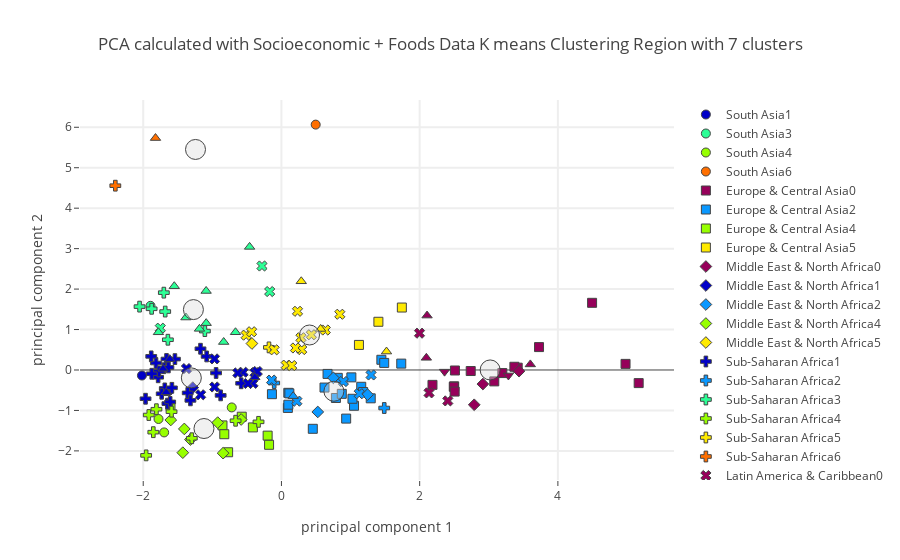

Write notebook code for a chart like this one.
### Code cell
plot_plotly(socio_pca_dropped_df,"Region",region_centers_socio,7, "Socioeconomic + Foods",'')

### Figure 1 — Plotly figure (JSON) as saved in the notebook; plotly's stock layout.template omitted (floating-point values rounded to 4 significant figures)
{"data": [{"marker": {"color": "rgb(150,0,90)", "line": {"width": 1}, "size": 9, "symbol": 0}, "mode": "markers", "name": "South Asia0", "text": [], "type": "scatter", "uid": "b3ecc7e2-623b-4798-89b3-3b73c2ab2a1a", "x": [], "y": []}, {"marker": {"color": "rgb(0,0,200)", "line": {"width": 1}, "size": 9, "symbol": 0}, "mode": "markers", "name": "South Asia1", "text": ["Bangladesh", "India"], "type": "scatter", "uid": "570b67a4-9c94-4ab9-974d-591d2f9f78dd", "x": [-2.018, -1.634], "y": [-0.1371, -0.5239]}, {"marker": {"color": "rgb(10,152,255)", "line": {"width": 1}, "size": 9, "symbol": 0}, "mode": "markers", "name": "South Asia2", "text": [], "type": "scatter", "uid": "bc9b2733-1ea5-489b-86ff-163ee2c3d5b7", "x": [], "y": []}, {"marker": {"color": "rgb(44,255,150)", "line": {"width": 1}, "size": 9, "symbol": 0}, "mode": "markers", "name": "South Asia3", "text": ["Sri Lanka"], "type": "scatter", "uid": "86657b59-0d6f-4586-9db9-cef4196114d8", "x": [-1.894], "y": [1.586]}, {"marker": {"color": "rgb(151,255,0)", "line": {"width": 1}, "size": 9, "symbol": 0}, "mode": "markers", "name": "South Asia4", "text": ["Afghanistan", "Nepal", "Pakistan"], "type": "scatter", "uid": "d20d72ee-058e-46f7-af58-f90d147f4139", "x": [-1.697, -1.779, -0.7191], "y": [-1.543, -1.212, -0.9256]}, {"marker": {"color": "rgb(255,234,0)", "line": {"width": 1}, "size": 9, "symbol": 0}, "mode": "markers", "name": "South Asia5", "text": [], "type": "scatter", "uid": "90071fcd-d55d-4e04-aab4-8c62aba54b50", "x": [], "y": []}, {"marker": {"color": "rgb(255,111,0)", "line": {"width": 1}, "size": 9, "symbol": 0}, "mode": "markers", "name": "South Asia6", "text": ["Maldives"], "type": "scatter", "uid": "c3e95e7b-b511-44ef-9f12-2d6568e4d18b", "x": [0.4958], "y": [6.065]}, {"marker": {"color": "rgb(150,0,90)", "line": {"width": 1}, "size": 9, "symbol": 1}, "mode": "markers", "name": "Europe & Central Asia0", "text": ["Austria", "Belgium", "Denmark", "Finland", "France", "Germany", "Iceland", "Ireland", "Luxembourg", "Netherlands", "Norway", "Sweden", "Switzerland", "United Kingdom"], "type": "scatter", "uid": "3486b46a-bc82-473e-822f-bdd7f222413c", "x": [2.499, 5.169, 2.739, 3.08, 2.51, 2.494, 4.495, 2.506, 4.979, 3.419, 3.727, 3.371, 3.196, 2.185], "y": [-0.4041, -0.3243, -0.0258, -0.2819, -0.01235, -0.4146, 1.66, -0.5334, 0.1507, 0.0571, 0.5664, 0.07984, -0.07609, -0.3679]}, {"marker": {"color": "rgb(0,0,200)", "line": {"width": 1}, "size": 9, "symbol": 1}, "mode": "markers", "name": "Europe & Central Asia1", "text": [], "type": "scatter", "uid": "72d9797e-bdee-490b-95c8-049944692098", "x": [], "y": []}, {"marker": {"color": "rgb(10,152,255)", "line": {"width": 1}, "size": 9, "symbol": 1}, "mode": "markers", "name": "Europe & Central Asia2", "text": ["Albania", "Armenia", "Belarus", "Bulgaria", "Croatia", "Czechia", "Estonia", "Greece", "Hungary", "Italy", "Kazakhstan", "Latvia", "Lithuania", "Montenegro", "Poland", "Romania", "Russian Federation", "Serbia", "Slovakia", "Slovenia", "Ukraine"], "type": "scatter", "uid": "f31faca4-08c1-4083-9aec-76d864b04184", "x": [0.9365, 0.09279, 1.012, 0.1, 0.6674, 1.155, 1.05, 1.446, 0.6233, 1.487, 1.028, 0.8152, 1.734, 1.292, 0.7881, 0.4538, 0.8732, -0.1376, 0.0993, 1.182, 0.1144], "y": [-1.202, -0.9383, -0.1822, -0.8579, -0.09693, -0.4149, -0.8846, 0.2527, -0.4345, 0.1751, -0.7117, -0.1941, 0.1574, -0.7003, -0.6921, -1.454, -0.5896, -0.5981, -0.5645, -0.5447, -0.5779]}, {"marker": {"color": "rgb(44,255,150)", "line": {"width": 1}, "size": 9, "symbol": 1}, "mode": "markers", "name": "Europe & Central Asia3", "text": [], "type": "scatter", "uid": "c8507f58-e66f-4ade-bc3b-d03da74f2a88", "x": [], "y": []}, {"marker": {"color": "rgb(151,255,0)", "line": {"width": 1}, "size": 9, "symbol": 1}, "mode": "markers", "name": "Europe & Central Asia4", "text": ["Azerbaijan", "Bosnia and Herzegovina", "Georgia", "Kyrgyzstan", "Tajikistan", "Turkey", "Turkmenistan", "Uzbekistan"], "type": "scatter", "uid": "d2cb93d1-ff13-41ce-865d-aa932a253f7f", "x": [-0.7716, -0.5742, -0.8532, -0.4132, -1.605, -0.1997, -0.1789, -0.8269], "y": [-2.033, -1.155, -1.37, -1.42, -0.8857, -1.623, -1.849, -1.588]}, {"marker": {"color": "rgb(255,234,0)", "line": {"width": 1}, "size": 9, "symbol": 1}, "mode": "markers", "name": "Europe & Central Asia5", "text": ["Cyprus", "Portugal", "Spain"], "type": "scatter", "uid": "26c48e67-fa6f-470a-9972-f124f224f5d9", "x": [1.121, 1.403, 1.742], "y": [0.6197, 1.192, 1.544]}, {"marker": {"color": "rgb(255,111,0)", "line": {"width": 1}, "size": 9, "symbol": 1}, "mode": "markers", "name": "Europe & Central Asia6", "text": [], "type": "scatter", "uid": "90800f99-fb09-464e-b707-1c8eef5ff8a6", "x": [], "y": []}, {"marker": {"color": "rgb(150,0,90)", "line": {"width": 1}, "size": 9, "symbol": 2}, "mode": "markers", "name": "Middle East & North Africa0", "text": ["Israel", "Kuwait", "Malta"], "type": "scatter", "uid": "ea7e285c-f334-4e6b-8540-1451e08008f0", "x": [2.915, 2.789, 3.438], "y": [-0.3477, -0.8598, -0.02945]}, {"marker": {"color": "rgb(0,0,200)", "line": {"width": 1}, "size": 9, "symbol": 2}, "mode": "markers", "name": "Middle East & North Africa1", "text": ["Tunisia"], "type": "scatter", "uid": "eb936bcc-b522-4dd1-b605-4f6a6c9b888e", "x": [-1.283], "y": [-0.4353]}, {"marker": {"color": "rgb(10,152,255)", "line": {"width": 1}, "size": 9, "symbol": 2}, "mode": "markers", "name": "Middle East & North Africa2", "text": ["Oman", "Saudi Arabia", "United Arab Emirates"], "type": "scatter", "uid": "37848d84-785d-4504-ba1d-f15e5ae50057", "x": [0.7516, 0.5257, 1.246], "y": [-0.1935, -1.038, -0.6096]}, {"marker": {"color": "rgb(44,255,150)", "line": {"width": 1}, "size": 9, "symbol": 2}, "mode": "markers", "name": "Middle East & North Africa3", "text": [], "type": "scatter", "uid": "d6ee0639-ba87-4149-82fd-a6efe998b056", "x": [], "y": []}, {"marker": {"color": "rgb(151,255,0)", "line": {"width": 1}, "size": 9, "symbol": 2}, "mode": "markers", "name": "Middle East & North Africa4", "text": ["Algeria", "Egypt", "Iran (Islamic Republic of)", "Iraq", "Jordan", "Morocco", "Yemen"], "type": "scatter", "uid": "939f1770-64b3-44a9-ae56-14d42a01a34a", "x": [-0.8441, -1.427, -0.9224, -1.405, -0.5828, -1.317, -1.601], "y": [-2.056, -2.044, -1.301, -1.457, -1.224, -1.719, -1.236]}, {"marker": {"color": "rgb(255,234,0)", "line": {"width": 1}, "size": 9, "symbol": 2}, "mode": "markers", "name": "Middle East & North Africa5", "text": ["Lebanon"], "type": "scatter", "uid": "1a0f1a43-890b-42a9-85ef-7cd7d4303633", "x": [-0.4267], "y": [0.6543]}, {"marker": {"color": "rgb(255,111,0)", "line": {"width": 1}, "size": 9, "symbol": 2}, "mode": "markers", "name": "Middle East & North Africa6", "text": [], "type": "scatter", "uid": "591865f1-cd85-44b2-8bf9-6869231bcce0", "x": [], "y": []}, {"marker": {"color": "rgb(150,0,90)", "line": {"width": 1}, "size": 9, "symbol": 3}, "mode": "markers", "name": "Sub-Saharan Africa0", "text": [], "type": "scatter", "uid": "028418eb-3089-4e75-8439-69c5cb14f1bd", "x": [], "y": []}, {"marker": {"color": "rgb(0,0,200)", "line": {"width": 1}, "size": 9, "symbol": 3}, "mode": "markers", "name": "Sub-Saharan Africa1", "text": ["Angola", "Benin", "Botswana", "Cabo Verde", "Cameroon", "Central African Republic", "Gambia", "Guinea", "Guinea-Bissau", "Kenya", "Liberia", "Madagascar", "Malawi", "Mozambique", "Namibia", "Nigeria", "Senegal", "Eswatini", "Togo", "United Republic of Tanzania", "Zambia", "Zimbabwe"], "type": "scatter", "uid": "c3a1de71-20e3-4e18-ac97-b194bda79562", "x": [-1.082, -1.541, -0.8796, -0.5825, -1.663, -1.171, -1.65, -1.784, -1.815, -1.356, -1.7, -1.688, -1.967, -1.772, -0.9454, -1.884, -1.585, -1.317, -1.877, -1.635, -1.733, -1.61], "y": [0.3348, 0.2693, -0.6274, -0.3287, 0.2718, 0.5252, -0.8311, -0.1804, 0.1723, -0.5668, 0.04394, -0.4558, -0.7106, -0.03611, -0.07411, 0.3372, -0.4406, -0.7509, -0.09294, 0.06345, -0.5874, -0.7892]}, {"marker": {"color": "rgb(10,152,255)", "line": {"width": 1}, "size": 9, "symbol": 3}, "mode": "markers", "name": "Sub-Saharan Africa2", "text": ["Mauritius", "Sudan"], "type": "scatter", "uid": "7117436a-cd30-4743-9788-e653a3f81039", "x": [-0.1048, 1.487], "y": [-0.3221, -0.94]}, {"marker": {"color": "rgb(44,255,150)", "line": {"width": 1}, "size": 9, "symbol": 3}, "mode": "markers", "name": "Sub-Saharan Africa3", "text": ["Congo (note no data in Food suppley tables for DRC)", "CÃƒÂ´te d'Ivoire", "Ghana", "Rwanda", "Sierra Leone", "Uganda"], "type": "scatter", "uid": "e5e4f380-fdbb-48b9-9297-fa6c0b553536", "x": [-1.108, -2.053, -1.702, -1.878, -1.643, -1.682], "y": [0.9615, 1.566, 1.912, 1.513, 0.7478, 1.444]}, {"marker": {"color": "rgb(151,255,0)", "line": {"width": 1}, "size": 9, "symbol": 3}, "mode": "markers", "name": "Sub-Saharan Africa4", "text": ["Burkina Faso", "Chad", "Ethiopia", "Lesotho", "Mali", "Mauritania", "Niger", "South Africa"], "type": "scatter", "uid": "39ad2978-c614-43fd-8ee7-ac8ba2fb364d", "x": [-1.854, -1.809, -1.92, -1.958, -1.297, -0.6634, -1.59, -0.3317], "y": [-1.537, -0.97, -1.113, -2.111, -1.688, -1.255, -1.03, -1.282]}, {"marker": {"color": "rgb(255,234,0)", "line": {"width": 1}, "size": 9, "symbol": 3}, "mode": "markers", "name": "Sub-Saharan Africa5", "text": ["Gabon"], "type": "scatter", "uid": "79b3c381-0f14-43b2-8c10-572c012b5f4b", "x": [-0.1806], "y": [0.5589]}, {"marker": {"color": "rgb(255,111,0)", "line": {"width": 1}, "size": 9, "symbol": 3}, "mode": "markers", "name": "Sub-Saharan Africa6", "text": ["Sao Tome and Principe"], "type": "scatter", "uid": "592b1f0a-fcbf-4e74-891b-ea53fb08fe56", "x": [-2.404], "y": [4.556]}, {"marker": {"color": "rgb(150,0,90)", "line": {"width": 1}, "size": 9, "symbol": 4}, "mode": "markers", "name": "Latin America & Caribbean0", "text": ["Argentina", "Bahamas", "Uruguay"], "type": "scatter", "uid": "837ec2fe-e5b0-4d46-b37f-3605ca13766d", "x": [2.136, 1.998, 2.407], "y": [-0.5656, 0.9095, -0.7645]}, {"marker": {"color": "rgb(0,0,200)", "line": {"width": 1}, "size": 9, "symbol": 4}, "mode": "markers", "name": "Latin America & Caribbean1", "text": ["Belize", "Bolivia (Plurinational State of)", "Cuba", "El Salvador", "Guatemala", "Guyana", "Honduras", "Nicaragua", "Peru", "Suriname"], "type": "scatter", "uid": "248cd2c4-ac4e-4a06-9367-3a4849a8f3f6", "x": [-0.5541, -0.4103, -0.4839, -0.9683, -1.375, -0.3831, -0.9662, -1.169, -0.6306, -0.3493], "y": [-0.05601, -0.3301, -0.3338, 0.2742, 0.03483, -0.06744, -0.42, -0.6127, -0.07271, -0.03713]}, {"marker": {"color": "rgb(10,152,255)", "line": {"width": 1}, "size": 9, "symbol": 4}, "mode": "markers", "name": "Latin America & Caribbean2", "text": ["Brazil", "Chile", "Mexico", "Paraguay", "Venezuela (Bolivarian Republic of)"], "type": "scatter", "uid": "5fc07975-d5fd-4f23-a16e-726bd9e897e3", "x": [1.297, 1.126, 0.2231, -0.1425, 0.8962], "y": [-0.123, -0.5868, -0.7706, -0.2492, -0.2852]}, {"marker": {"color": "rgb(44,255,150)", "line": {"width": 1}, "size": 9, "symbol": 4}, "mode": "markers", "name": "Latin America & Caribbean3", "text": ["Dominica", "Grenada", "Haiti"], "type": "scatter", "uid": "661c98ce-7475-4c88-8af3-061910cad0f1", "x": [-0.2816, -0.1699, -1.753], "y": [2.571, 1.939, 1.034]}, {"marker": {"color": "rgb(151,255,0)", "line": {"width": 1}, "size": 9, "symbol": 4}, "mode": "markers", "name": "Latin America & Caribbean4", "text": [], "type": "scatter", "uid": "a4c89172-1498-4fcf-b065-8a4f7e96dbb3", "x": [], "y": []}, {"marker": {"color": "rgb(255,234,0)", "line": {"width": 1}, "size": 9, "symbol": 4}, "mode": "markers", "name": "Latin America & Caribbean5", "text": ["Antigua and Barbuda", "Barbados", "Colombia", "Costa Rica", "Dominican Republic", "Ecuador", "Jamaica", "Panama", "Saint Kitts and Nevis", "Saint Lucia", "Saint Vincent and the Grenadines", "Trinidad and Tobago"], "type": "scatter", "uid": "93de7fa5-80d4-45f3-8bb1-54fa3f0a6922", "x": [0.8448, 0.6348, 0.06953, 0.2934, -0.5108, -0.1052, -0.4315, 0.1491, 0.4334, 0.2324, 0.2824, 0.2032], "y": [1.378, 0.9877, 0.12, 0.5053, 0.861, 0.4987, 0.9456, 0.1098, 0.8713, 1.451, 0.797, 0.5441]}, {"marker": {"color": "rgb(255,111,0)", "line": {"width": 1}, "size": 9, "symbol": 4}, "mode": "markers", "name": "Latin America & Caribbean6", "text": [], "type": "scatter", "uid": "67dabdae-b6f6-42fc-8112-4a0ddef408ac", "x": [], "y": []}, {"marker": {"color": "rgb(150,0,90)", "line": {"width": 1}, "size": 9, "symbol": 5}, "mode": "markers", "name": "East Asia & Pacific0", "text": ["Australia", "Japan", "New Zealand"], "type": "scatter", "uid": "be824d3c-f936-45a6-924d-916d66c84713", "x": [3.601, 2.107, 2.097], "y": [0.1377, 1.345, 0.3004]}, {"marker": {"color": "rgb(0,0,200)", "line": {"width": 1}, "size": 9, "symbol": 5}, "mode": "markers", "name": "East Asia & Pacific1", "text": ["Cambodia", "China, mainland", "Lao People's Democratic Republic", "Timor-Leste"], "type": "scatter", "uid": "fde51058-1cf5-47ca-9807-f733c21f09f0", "x": [-1.616, -0.3854, -1.667, -1.713], "y": [0.268, -0.1792, -0.5517, 0.02994]}, {"marker": {"color": "rgb(10,152,255)", "line": {"width": 1}, "size": 9, "symbol": 5}, "mode": "markers", "name": "East Asia & Pacific2", "text": ["Mongolia"], "type": "scatter", "uid": "6dee8ad2-1c26-4d0d-964e-f53c14647276", "x": [0.1701], "y": [-0.6468]}, {"marker": {"color": "rgb(44,255,150)", "line": {"width": 1}, "size": 9, "symbol": 5}, "mode": "markers", "name": "East Asia & Pacific3", "text": ["Fiji", "Indonesia", "Malaysia", "Myanmar", "Philippines", "Solomon Islands", "Thailand", "Vanuatu", "Viet Nam"], "type": "scatter", "uid": "44466929-248a-4ff9-b9a0-e450edec316e", "x": [-0.6646, -1.78, -0.4608, -0.8358, -1.55, -1.382, -1.089, -1.09, -1.186], "y": [0.9326, 0.9317, 3.043, 0.691, 2.071, 1.297, 1.158, 1.953, 1.016]}, {"marker": {"color": "rgb(151,255,0)", "line": {"width": 1}, "size": 9, "symbol": 5}, "mode": "markers", "name": "East Asia & Pacific4", "text": [], "type": "scatter", "uid": "7f082b6a-1a09-4961-a3be-143796787779", "x": [], "y": []}, {"marker": {"color": "rgb(255,234,0)", "line": {"width": 1}, "size": 9, "symbol": 5}, "mode": "markers", "name": "East Asia & Pacific5", "text": ["Brunei Darussalam", "Republic of Korea", "Samoa"], "type": "scatter", "uid": "862d5639-42eb-4d89-bf04-278439fd0fe8", "x": [1.52, 0.567, 0.2869], "y": [0.4556, 1.015, 2.193]}, {"marker": {"color": "rgb(255,111,0)", "line": {"width": 1}, "size": 9, "symbol": 5}, "mode": "markers", "name": "East Asia & Pacific6", "text": ["Kiribati"], "type": "scatter", "uid": "0d65b0ee-e3dd-4222-b24d-f8502b3012a7", "x": [-1.822], "y": [5.733]}, {"marker": {"color": "rgb(150,0,90)", "line": {"width": 1}, "size": 9, "symbol": 6}, "mode": "markers", "name": "North America0", "text": ["Canada", "United States of America"], "type": "scatter", "uid": "07230542-fb54-4bb3-b110-009138fda6eb", "x": [2.36, 3.284], "y": [-0.0409, -0.1346]}, {"marker": {"color": "rgb(0,0,200)", "line": {"width": 1}, "size": 9, "symbol": 6}, "mode": "markers", "name": "North America1", "text": [], "type": "scatter", "uid": "b0cae7c9-e543-4c5a-8c0d-024d06ce549a", "x": [], "y": []}, {"marker": {"color": "rgb(10,152,255)", "line": {"width": 1}, "size": 9, "symbol": 6}, "mode": "markers", "name": "North America2", "text": [], "type": "scatter", "uid": "f923715f-12af-4d5c-ba8c-a492e0041251", "x": [], "y": []}, {"marker": {"color": "rgb(44,255,150)", "line": {"width": 1}, "size": 9, "symbol": 6}, "mode": "markers", "name": "North America3", "text": [], "type": "scatter", "uid": "2bbe76b5-60ca-4de4-a0b8-9a14aed7d3d5", "x": [], "y": []}, {"marker": {"color": "rgb(151,255,0)", "line": {"width": 1}, "size": 9, "symbol": 6}, "mode": "markers", "name": "North America4", "text": [], "type": "scatter", "uid": "43b25edd-e811-4cf4-ac71-1384261ba959", "x": [], "y": []}, {"marker": {"color": "rgb(255,234,0)", "line": {"width": 1}, "size": 9, "symbol": 6}, "mode": "markers", "name": "North America5", "text": [], "type": "scatter", "uid": "c9263bea-5321-46a2-816a-6c0be0652be2", "x": [], "y": []}, {"marker": {"color": "rgb(255,111,0)", "line": {"width": 1}, "size": 9, "symbol": 6}, "mode": "markers", "name": "North America6", "text": [], "type": "scatter", "uid": "0e275624-b4ff-4b79-8e24-9a75f7f42658", "x": [], "y": []}, {"marker": {"color": "rgba(220, 220, 220, .4)", "line": {"width": 1}, "size": 20}, "mode": "markers", "name": "Center", "type": "scatter", "uid": "edde10b2-a342-4d1c-a30c-182f47469f4a", "x": [3.02, -1.304, 0.759, -1.274, -1.121, 0.4065, -1.243], "y": [0.0009539, -0.195, -0.5255, 1.493, -1.447, 0.865, 5.452]}], "layout": {"hovermode": "closest", "showlegend": true, "title": {"text": "PCA calculated with Socioeconomic + Foods Data K means Clustering Region with 7 clusters"}, "xaxis": {"gridwidth": 2, "ticklen": 5, "title": {"text": "principal component 1"}, "zeroline": false}, "yaxis": {"gridwidth": 2, "ticklen": 5, "title": {"text": "principal component 2"}}}}
